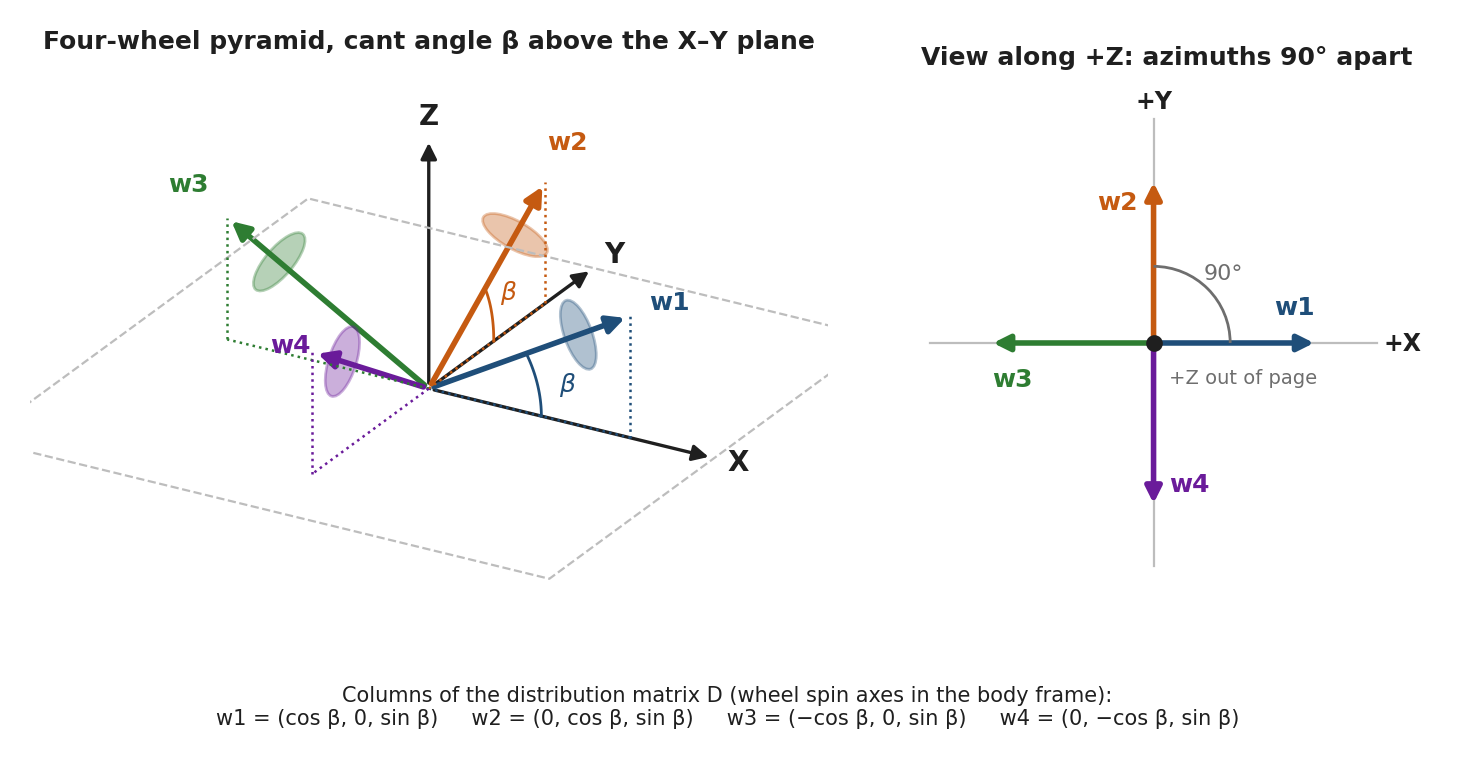

The script that drew this image:
"""Four-wheel reaction-wheel pyramid geometry (Ch 10 §10.3.2).

Left: isometric view of the body frame with the four wheel spin axes, each
raised by the cant angle β above the body X–Y plane and spaced 90° in azimuth
(along +X, +Y, −X, −Y), as in the distribution matrix D of §10.3.2 whose
columns are (±cos β, 0, sin β) and (0, ±cos β, sin β). Right: view along +Z
showing the 90° azimuth spacing. Drawn for β = 30°.
"""
from pathlib import Path

import numpy as np
import matplotlib.pyplot as plt
from matplotlib.patches import Ellipse, Arc, FancyArrowPatch
from oer_style import apply_style, COLORS, save

apply_style()

beta = np.radians(30)
cb, sb = np.cos(beta), np.sin(beta)
# wheel spin axes (unit vectors) — columns of D
axes = [np.array([cb, 0, sb]), np.array([0, cb, sb]), np.array([-cb, 0, sb]), np.array([0, -cb, sb])]
cols = [COLORS["accent"], COLORS["accent_2"], COLORS["accent_3"], COLORS["accent_4"]]
names = ["w1", "w2", "w3", "w4"]


AZ, EL = np.radians(-30), np.radians(25)


def iso(v):
    """Oblique projection: rotate about Z by AZ, then tilt by elevation EL."""
    x, y, z = v
    xr = x * np.cos(AZ) - y * np.sin(AZ)
    yr = x * np.sin(AZ) + y * np.cos(AZ)
    return np.array([xr, z * np.cos(EL) + yr * np.sin(EL)])


fig, (ax, ax2) = plt.subplots(1, 2, figsize=(7.5, 3.8), gridspec_kw={"width_ratios": [1.5, 1]})
for a in (ax, ax2):
    a.set_aspect("equal")
    a.axis("off")

# ---------------- left: isometric ------------------------------------------
L = 1.9
o = iso([0, 0, 0])
for v, lab, off in [([L, 0, 0], "X", (0.14, -0.02)), ([0, L, 0], "Y", (0.12, 0.08)),
                    ([0, 0, 1.6], "Z", (0, 0.12))]:
    p = iso(v)
    ax.add_patch(FancyArrowPatch(o, p, arrowstyle="-|>", mutation_scale=12,
                                 color=COLORS["ink"], lw=1.2))
    ax.text(p[0] + off[0], p[1] + off[1], lab, fontsize=10, fontweight="bold",
            ha="center", va="center")
# faint body X–Y plane outline
sq = [iso(v) for v in ([L, L, 0], [-L, L, 0], [-L, -L, 0], [L, -L, 0], [L, L, 0])]
ax.plot([p[0] for p in sq], [p[1] for p in sq], color=COLORS["grey_light"], lw=0.8, ls="--")

R = 1.55
for v, c, n in zip(axes, cols, names):
    tip = iso(R * v)
    foot = iso(R * np.array([v[0], v[1], 0]))
    # projection onto the X–Y plane (dashed) and vertical riser
    ax.plot([o[0], foot[0]], [o[1], foot[1]], color=c, lw=0.9, ls=":")
    ax.plot([foot[0], tip[0]], [foot[1], tip[1]], color=c, lw=0.9, ls=":")
    ax.add_patch(FancyArrowPatch(o, tip, arrowstyle="-|>", mutation_scale=13, color=c, lw=2.0))
    # wheel disc perpendicular to the axis, drawn as an ellipse at the tip
    disc = iso(1.15 * v)
    ang = np.degrees(np.arctan2(tip[1] - o[1], tip[0] - o[0]))
    ax.add_patch(Ellipse(disc, 0.42, 0.16, angle=ang + 90, facecolor=c, alpha=0.35,
                         edgecolor=c, lw=1.0))
    lab = iso(1.85 * v)
    ax.text(lab[0], lab[1], n, color=c, fontsize=9, fontweight="bold", ha="center", va="center")

# cant-angle arc for wheel 1 (in the X–Z plane) and wheel 2 (Y–Z plane)
for v, c, txt in [(axes[0], cols[0], "β"), (axes[1], cols[1], "β")]:
    pts = [iso(0.75 * np.array([np.cos(t) * v[0] / cb, np.cos(t) * v[1] / cb, np.sin(t)]))
           for t in np.linspace(0, beta, 20)]
    ax.plot([p[0] for p in pts], [p[1] for p in pts], color=c, lw=1.0)
    mid = iso(0.95 * np.array([np.cos(beta / 2) * v[0] / cb, np.cos(beta / 2) * v[1] / cb,
                               np.sin(beta / 2)]))
    ax.text(mid[0], mid[1], txt, color=c, fontsize=9, ha="center", va="center", style="italic")

ax.set_xlim(-2.3, 2.3)
ax.set_ylim(-1.3, 1.9)
ax.set_title("Four-wheel pyramid, cant angle β above the X–Y plane", fontsize=9, pad=4)

# ---------------- right: top view along +Z ---------------------------------
r = 1.3
for v, c, n in zip(axes, cols, names):
    tip = r * np.array([v[0], v[1]]) / cb
    ax2.add_patch(FancyArrowPatch((0, 0), tip, arrowstyle="-|>", mutation_scale=12, color=c, lw=2.0))
    perp = np.array([-tip[1], tip[0]]) / np.linalg.norm(tip)
    lp = tip * 0.85 + 0.28 * perp
    ax2.text(lp[0], lp[1], n, color=c, fontsize=9, fontweight="bold", ha="center", va="center")
ax2.add_patch(Arc((0, 0), 1.2, 1.2, theta1=0, theta2=90, color=COLORS["grey"], lw=1.0))
ax2.text(0.55, 0.55, "90°", fontsize=8, color=COLORS["grey"], ha="center", va="center")
ax2.plot([-1.75, 1.75], [0, 0], color=COLORS["grey_light"], lw=0.8, zorder=0)
ax2.plot([0, 0], [-1.75, 1.75], color=COLORS["grey_light"], lw=0.8, zorder=0)
ax2.text(1.8, 0, "+X", fontsize=8.5, fontweight="bold", ha="left", va="center")
ax2.text(0, 1.8, "+Y", fontsize=8.5, fontweight="bold", ha="center", va="bottom")
ax2.plot(0, 0, marker="o", ms=5, color=COLORS["ink"])
ax2.text(0.12, -0.2, "+Z out of page", fontsize=7, color=COLORS["grey"], va="top")
ax2.set_xlim(-2.1, 2.3)
ax2.set_ylim(-2.0, 2.1)
ax2.set_title("View along +Z: azimuths 90° apart", fontsize=9, pad=4)

# D-matrix columns under the panels
fig.text(0.5, 0.02,
         "Columns of the distribution matrix D (wheel spin axes in the body frame):\n"
         "w1 = (cos β, 0, sin β)     w2 = (0, cos β, sin β)     w3 = (−cos β, 0, sin β)     w4 = (0, −cos β, sin β)",
         fontsize=7.5, va="bottom", ha="center", color=COLORS["ink"])
fig.subplots_adjust(bottom=0.17, top=0.9, left=0.02, right=0.98, wspace=0.05)

save(fig, Path(__file__).stem)
